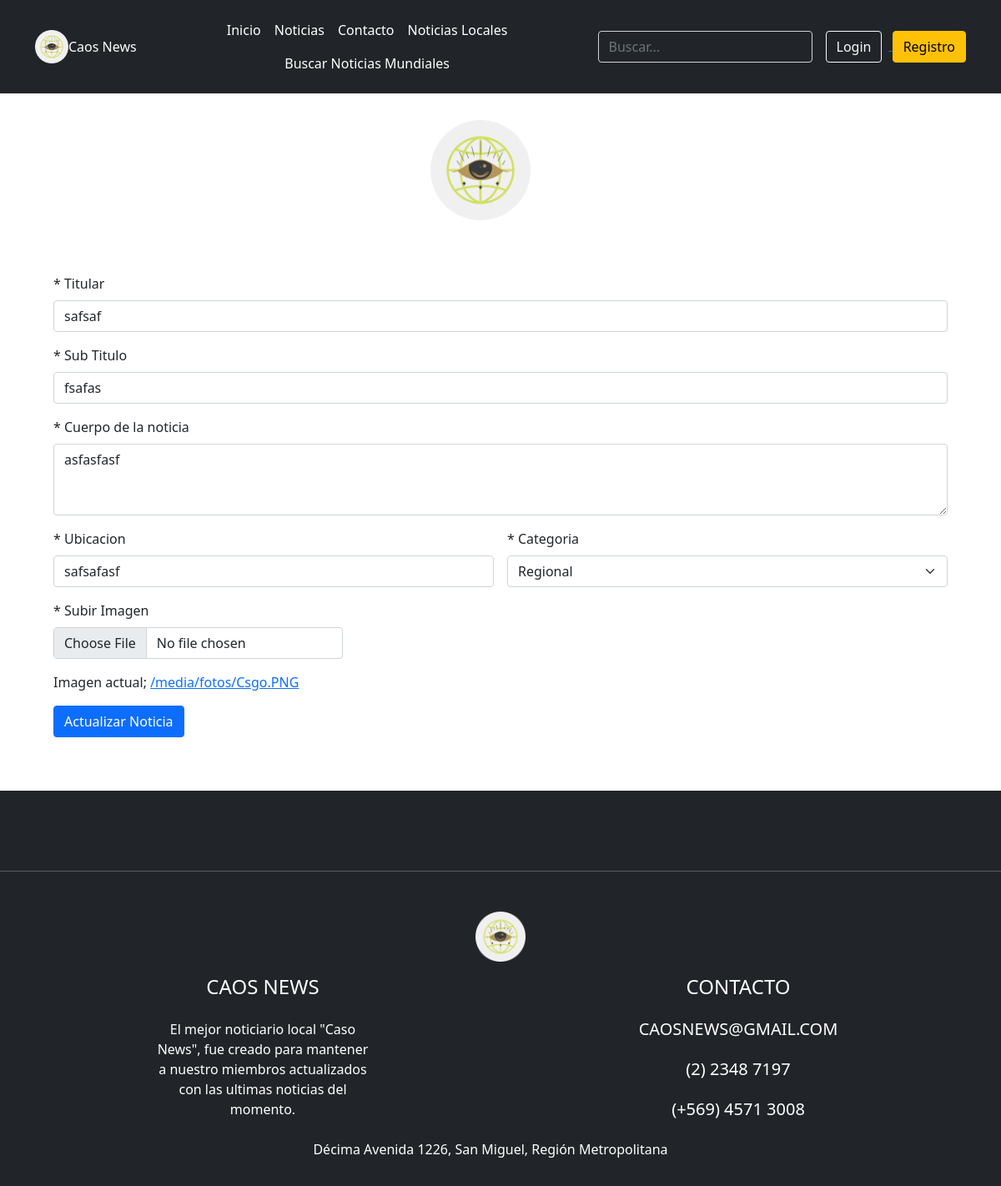
Screenshot of /modificar/safsaf/ with the database file from the repository.
### Web_CaosNew/models.py (models this page shows, shortened)
class Noticia(models.Model):
    titulo = models.CharField(primary_key=True,max_length=300,default='--')
    subtitulo = models.CharField(max_length=300,default='--')
    historia = models.CharField(max_length=10000,default='--')
    ubicacion = models.CharField(max_length=80,default='--')
    imagen = models.ImageField(upload_to='fotos',null=True,default='Falta_imagen.jpg')
    publicar = models.BooleanField(default=False)
    comentario = models.TextField(default='--')
    nombre = models.ForeignKey(Categoria,on_delete=models.CASCADE,default='--')
    usuario = models.CharField(max_length=60,default='--')

### Web_CaosNew/views.py (the view)
# urls.py: path('modificar/<id>/',modificar,name='MOD'),
def modificar(request,id):
    noticia = Noticia.objects.get(titulo=id)
    categorias = Categoria.objects.all()
    contexto={"noticias":noticia, "items":categorias}
    return render(request,"AgregarNoticiaMod.html",contexto)

### Web_CaosNew/templates/AgregarNoticiaMod.html (shortened to what this page needs)
{% extends "base.html" %}
{% load static %}
{% block css %}
<link rel="stylesheet" href="{% static 'css/sweetalert2.min.css' %}" id="theme-styles">
{% endblock css%}
{% block contenido %}
<div style="height: 100%; margin-top: 2em;">
  <img src="{% static 'img/Logo Caos News.png' %}" style="width: 10%; margin-left: 43%;">
</div>
<div style="margin: 4em; flex-wrap: wrap; display: flex;">
  <form class="row g-3"  id="form-registro" action="{% url 'MODN' %}" method="post"
    enctype="multipart/form-data">
    <div class="col-12">
      <label for="txtTitular" class="form-label">* Titular</label>
      <input type="txt" class="form-control" id="txtTitular" name="txtTitular" value="{{noticias.titulo}}">
    </div>
    <div class="col-12">
      <label for="txtSubtitulo" class="form-label">* Sub Titulo</label>
      <input type="txt" class="form-control" id="txtSubtitulo" name="txtSubtitulo" value="{{noticias.subtitulo}}">
    </div>
    <div class="col-12">
      <label for="txtEscribir" class="form-label">* Cuerpo de la noticia</label>
      <textarea class="form-control" id="txtEscribir" name="txtEscribir" rows="3">{{noticias.historia}}</textarea>
    </div>
    <div class="col-6">
      <label for="txtUbicacion" class="form-label">* Ubicacion</label>
      <input type="txt" class="form-control" id="txtUbicacion" name="txtUbicacion" value="{{noticias.ubicacion}}">
    </div>
    <div class="col-6">
      <label for="cboCategoria" class="form-label">* Categoria</label>
      <select class="form-select" name="cboCategoria" id="cboCategoria">
        {% for reg in items %}
          {% if noticias.nombre.nombre ==  reg.nombre %}
            <option value="{{reg.nombre}}" selected>{{reg.nombre}}</option>
          {% else %}
            <option value="{{reg.nombre}}">{{reg.nombre}}</option>
          {% endif %}
        {% endfor %}
      </select>
    </div>
    <div class="col-md-4">
      <label for="txtImagen" class="form-label">* Subir Imagen</label>
      <input class="form-control" type="file" id="txtImagen" name="txtImagen">
    </div>
    <div> Imagen actual; <a href="{{noticias.imagen.url}}">{{noticias.imagen.url}}</a></div>
    <div class="col-12">
      <button class="btn btn-primary" type="submit">Actualizar Noticia</button>
    </div>
  </form>
</div>
{% endblock contenido%}

### rows the page displays
Noticia: txtTitular "safsaf", txtSubtitulo "fsafas", txtEscribir "asfasfasf", txtUbicacion "safsafasf", imagen "/media/fotos/Csgo.PNG"

### other values shown
form field cboCategoria "Regional"
